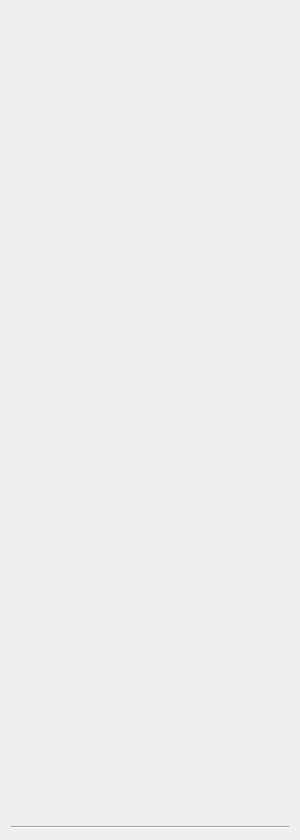
<?xml version="1.0" encoding="UTF-8"?>
<ui version="4.0">
 <class>ModuleWidget</class>
 <widget class="QWidget" name="ModuleWidget">
  <property name="geometry">
   <rect>
    <x>0</x>
    <y>0</y>
    <width>300</width>
    <height>840</height>
   </rect>
  </property>
  <property name="sizePolicy">
   <sizepolicy hsizetype="Minimum" vsizetype="Expanding">
    <horstretch>0</horstretch>
    <verstretch>0</verstretch>
   </sizepolicy>
  </property>
  <property name="minimumSize">
   <size>
    <width>300</width>
    <height>0</height>
   </size>
  </property>
  <property name="font">
   <font>
    <family>Arial</family>
   </font>
  </property>
  <property name="windowTitle">
   <string>Widget</string>
  </property>
  <layout class="QVBoxLayout" name="verticalLayoutModule">
   <item>
    <widget class="QStackedWidget" name="styleStackedWidget">
     <property name="currentIndex">
      <number>-1</number>
     </property>
    </widget>
   </item>
   <item>
    <widget class="Line" name="line_2">
     <property name="orientation">
      <enum>Qt::Horizontal</enum>
     </property>
    </widget>
   </item>
  </layout>
 </widget>
 <resources>
  <include location="../Main/resources/IADE_Analyzer.qrc"/>
 </resources>
 <connections/>
</ui>
